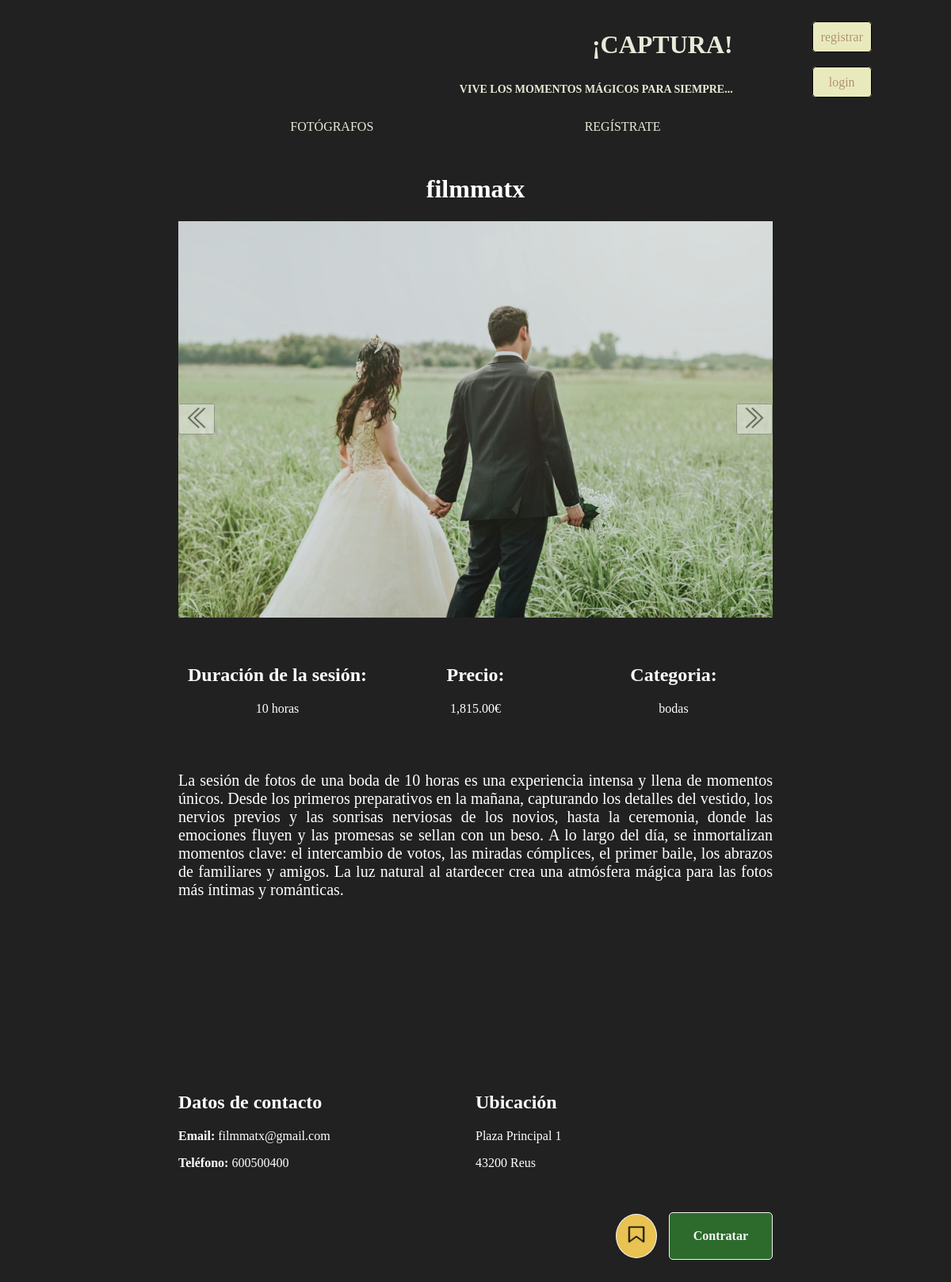
Screenshot of /fotografos/fotografoCat?fotografo_id=1 with the database file from the repository.
### tables this page shows
CREATE TABLE IF NOT EXISTS `prod_fot_cat` (
  `prodfotcat_id` int NOT NULL AUTO_INCREMENT,
  `product_id` int NOT NULL,
  `fotografo_id` int NOT NULL,
  `categoria_id` int NOT NULL,
  `foto_id` int DEFAULT NULL,
  `opinion_id` int DEFAULT NULL,
  `fecha_crea_prodfot` timestamp NOT NULL DEFAULT CURRENT_TIMESTAMP,
  `fecha_mod_prodfot` timestamp NOT NULL DEFAULT CURRENT_TIMESTAMP ON UPDATE CURRENT_TIMESTAMP,
  PRIMARY KEY (`prodfotcat_id`)
);

CREATE TABLE IF NOT EXISTS `fotografos` (
  `fotografo_id` int NOT NULL AUTO_INCREMENT,
  `nombre_f` varchar(50) NOT NULL,
  `apellido1_f` varchar(50) NOT NULL,
  `apellido2_f` varchar(50) DEFAULT NULL,
  `nombre_empresa` varchar(100) NOT NULL,
  `nif` varchar(15) NOT NULL,
  `direccion_calle_f` varchar(100) NOT NULL,
  `postcode_f` varchar(10) NOT NULL,
  `ciudad_f` varchar(50) NOT NULL,
  `descripcion_f` text NOT NULL,
  `foto_perfil` varchar(100) DEFAULT NULL,
  `telefono_f` varchar(15) NOT NULL,
  `email_f` varchar(50) NOT NULL,
  `pass_f` varchar(255) NOT NULL,
  `rol` varchar(10) NOT NULL,
  `fecha_crea_f` timestamp NOT NULL DEFAULT CURRENT_TIMESTAMP,
  `fecha_mod_f` timestamp NOT NULL DEFAULT CURRENT_TIMESTAMP ON UPDATE CURRENT_TIMESTAMP,
  PRIMARY KEY (`fotografo_id`)
);

CREATE TABLE IF NOT EXISTS `fotos` (
  `foto_id` int NOT NULL AUTO_INCREMENT,
  `nombre_foto` varchar(50) NOT NULL,
  `imagen1` varchar(255) NOT NULL,
  `imagen2` varchar(255) NOT NULL,
  `imagen3` varchar(255) NOT NULL,
  `imagen4` varchar(255) NOT NULL,
  `imagen5` varchar(255) NOT NULL,
  `fecha_crea_foto` timestamp NOT NULL DEFAULT CURRENT_TIMESTAMP,
  `fecha_mod_foto` timestamp NOT NULL DEFAULT CURRENT_TIMESTAMP ON UPDATE CURRENT_TIMESTAMP,
  PRIMARY KEY (`foto_id`)
);

CREATE TABLE IF NOT EXISTS `productos` (
  `product_id` int NOT NULL AUTO_INCREMENT,
  `nombre_p` varchar(50) NOT NULL,
  `duracion` varchar(20) NOT NULL,
  `descripcion` text NOT NULL,
  `pve` int NOT NULL,
  `fecha_crea_p` timestamp NOT NULL DEFAULT CURRENT_TIMESTAMP,
  `fecha_mod_p` timestamp NOT NULL DEFAULT CURRENT_TIMESTAMP ON UPDATE CURRENT_TIMESTAMP,
  PRIMARY KEY (`product_id`)
);

CREATE TABLE IF NOT EXISTS `categorias` (
  `categoria_id` int NOT NULL AUTO_INCREMENT,
  `nombre_cat` varchar(20) NOT NULL,
  `fecha_crea_cat` timestamp NOT NULL DEFAULT CURRENT_TIMESTAMP,
  `fecha_mod_cat` timestamp NOT NULL DEFAULT CURRENT_TIMESTAMP ON UPDATE CURRENT_TIMESTAMP,
  PRIMARY KEY (`categoria_id`)
);

### captura/gestion_productos.php (called while the page is built, shortened)
<?php
function getProductosAll($fotografo_id) {
    $conexion = conectar();
    if($conexion->errno){
        echo "<pre>$conexion->error</pre>";
    } else {
        $productosFotografo = $conexion->query("SELECT pfc.*, f.*, p.*, fotos.*, cat.* FROM prod_fot_cat pfc INNER JOIN fotografos f ON f.fotografo_id = pfc.fotografo_id INNER JOIN productos p ON p.product_id = pfc.product_id INNER JOIN fotos ON fotos.foto_id = pfc.foto_id INNER JOIN categorias cat ON cat.categoria_id = pfc.categoria_id WHERE pfc.fotografo_id = '$fotografo_id'");
    }
    return $productosFotografo;
}

### funciones/calcularPrecios.php (called while the page is built, shortened)
<?php
function precioConIva($pve) {
    $precioTotal = $pve * 1.21;
    $precioTotal = number_format($precioTotal, 2);
    return $precioTotal;
}

### fotografos/fotografoCat.php (the view, shortened to what this page needs)
<!DOCTYPE html>
<html lang="es">
<head>
    <link rel="stylesheet" type="text/css" href="">
    <link rel="stylesheet" type="text/css" href="../header/header.css">
    <link rel="stylesheet" type="text/css" href="CSS/fotografoCat.css">
    <link rel="stylesheet" type="text/css" href="CSS/slider.css">
</head>
<body>
    <?php
    include "../header/header.php";
    require "../captura/gestion_fotografos.php";
    require "../captura/gestion_productos.php";
    require "../funciones/calcularPrecios.php";
    if(isset($_GET['fotografo_id']) && $_GET['fotografo_id'] != "") {
        $fotografo_id = $_GET['fotografo_id'];
    }
    $infoFicha = getProductosAll($fotografo_id);
    foreach($infoFicha as $i => $valor) {
        $infoFicha = $valor;
    }
?>
    <div id="container">
        <h1 id="nombre_empresa"><?php echo $infoFicha['nombre_empresa'] ?></h1>
        <div class="container_slider">
            <div class="slider">
                <img src="<?php echo$infoFicha['imagen1'] ?>" alt="<?php echo $infoFicha['nombre_foto'] ?>" class="slider_img">
            </div>
            <nav class="nav_galeria">
                <button class="btn_nav" id="btn_anterior"><img src="../img/anterior.png" alt="" class="btn_img"></button>
                <button class="btn_nav" id="btn_siguiente"><img src="../img/siguiente.png" alt="" class="btn_img"></button>
            </nav>
        </div>
        <div id="productos">
            <div id="div_arriba">
                <div>
                    <h2>Duración de la sesión:</h2>
                    <p><?php echo $infoFicha['duracion'] ?></p>
                </div>
                <div>
                    <h2>Precio:</h2>
                    <p><?php echo precioConIva($infoFicha['pve'])?>€</p>
                </div>
                <div>
                    <h2>Categoria:</h2>
                    <p><?php echo $infoFicha['nombre_cat']?></p>
                </div>
            </div>
            <div id="div_medio1">
                <p id="p_descripcion"><?php echo $infoFicha['descripcion'] ?></p>
            </div>
            <div id="div_medio2">
                <div>
                    <h2>Datos de contacto</h2>
                    <p><strong>Email: </strong><?php echo $infoFicha['email_f']?></p>
                    <p><strong>Teléfono: </strong><?php echo $infoFicha['telefono_f']?></p>
                </div>
                <div>
                    <h2>Ubicación</h2>
                    <p><?php echo $infoFicha['direccion_calle_f']?></p>
                    <p><?php echo $infoFicha['postcode_f'] . " " . $infoFicha['ciudad_f']?></p>
                </div>
            </div>
            <div id="div_abajo">
                <a href="../favoritos/agregarFavorito.php?fotografo_id=<?php echo $fotografo_id ?>&product_id=<?php echo $infoFicha['product_id']?>" id="enlace_guardar">
                    <img src="../img/icono_guardar.png" id="icono_guardar" alt="guardar">
                </a>
                <a href="../pedidos/hacerPedido.php?product_id=<?php echo $infoFicha['product_id']?>" id="enlace_pedido"><strong>Contratar</strong></a>
            </div>
        </div>
    </div>
</body>
</html>

### header/header.css (style rules this page uses)
body { background-color: rgb(33, 33, 33); color: white; }

### fotografos/CSS/fotografoCat.css (style rules this page uses)
#productos { width: 750px; margin: 0px auto; display: grid; grid-template-rows: 1fr 3fr 1fr 1fr; }
#div_arriba { display: grid; grid-template-columns: 1fr 1fr 1fr; text-align: center; }
#p_descripcion { text-align: justify; font-size: 20px; }
#div_medio2 { display: grid; grid-template-columns: 1fr 1fr; }
#div_abajo { display: flex; justify-content: end; align-items: center; }
#enlace_pedido { padding: 20px 30px; border: 1px solid whitesmoke; border-radius: 5px; text-decoration: none; color: whitesmoke; background-color: rgb(44, 107, 44); }
#enlace_guardar { padding: 10px; margin-right: 15px; border: 1px solid whitesmoke; border-radius: 50%; text-decoration: none; color: whitesmoke; background-color: rgb(232, 194, 82); }
#icono_guardar { width: 30px; height: 30px; }

### fotografos/CSS/slider.css (style rules this page uses)
#container { width: 900px; margin: 0px auto; }
#nombre_empresa { text-align: center; }
.container_slider { overflow: hidden; width: 750px; margin: 0px auto; }
.slider { display: flex; flex-direction: row; flex-wrap: nowrap; width: 750px; margin: 0px auto; height: 500px; transition: all 0.3s ease-in; }
.slider_img { width: 100%; object-fit: cover; margin: 0px auto; }
.nav_galeria { display: flex; justify-content: space-between; position: relative; top: -270px; opacity: 50%; }
.btn_img { width: 30px; height: 30px; }

### rows the page displays
prod_fot_cat: fotografo.nombre_empresa "filmmatx", foto.nombre_foto (picture), product.duracion "10 horas", product.pve "1,815.00", categoria.nombre_cat "bodas", product.descripcion "La sesión de fotos de una boda de 10 horas es una experiencia intensa y llena de momentos únicos. Desde los primeros preparativos en la mañana, capturando los detalles del vestido, los nervios previos y las sonrisas nerviosas de los novios, hasta la ceremonia, donde las emociones fluyen y las promesas se sellan con un beso. A lo largo del día, se inmortalizan momentos clave: el intercambio de votos, las miradas cómplices, el primer baile, los abrazos de familiares y amigos. La luz natural al atardecer crea una atmósfera mágica para las fotos más íntimas y románticas.", fotografo.email_f "filmmatx@gmail.com", fotografo.telefono_f "600500400", fotografo.direccion_calle_f "Plaza Principal 1", fotografo.postcode_f "43200", fotografo.ciudad_f "Reus"
